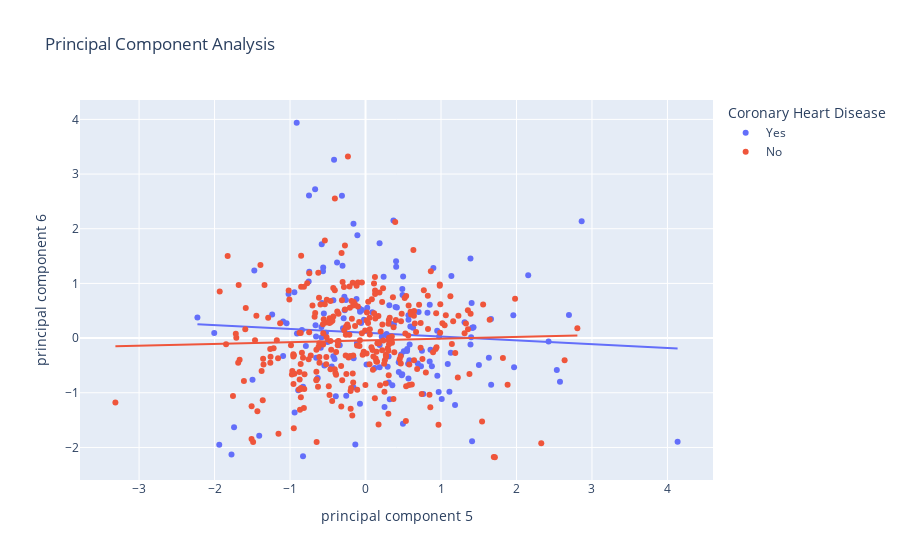

Source (notebook cell):
### Code cell
fig = px.scatter(principal_africa_Df, x='principal component 5', y='principal component 6',color=df_clean['chd'], title='Principal Component Analysis', trendline="ols", labels={'color':'Coronary Heart Disease'})
fig.show()

### Figure 1 — Plotly figure (JSON) as saved in the notebook; plotly's stock layout.template omitted (floating-point values rounded to 4 significant figures; data arrays with more than 128 entries replaced by an {"elided": "..."} marker saying what was removed)
{"data": [{"hovertemplate": "Coronary Heart Disease=Yes<br>principal component 5=%{x}<br>principal component 6=%{y}<extra></extra>", "legendgroup": "Yes", "marker": {"color": "#636efa", "symbol": "circle"}, "mode": "markers", "name": "Yes", "orientation": "v", "showlegend": true, "type": "scatter", "x": {"elided": "160 float values"}, "xaxis": "x", "y": {"elided": "160 float values"}, "yaxis": "y"}, {"hovertemplate": "<b>OLS trendline</b><br>principal component 6 = -0.069877 * principal component 5 + 0.098263<br>R<sup>2</sup>=0.004721<br><br>Coronary Heart Disease=Yes<br>principal component 5=%{x}<br>principal component 6=%{y} <b>(trend)</b><extra></extra>", "legendgroup": "Yes", "marker": {"color": "#636efa", "symbol": "circle"}, "mode": "lines", "name": "Yes", "showlegend": false, "type": "scatter", "x": {"elided": "160 float values"}, "xaxis": "x", "y": {"elided": "160 float values"}, "yaxis": "y"}, {"hovertemplate": "Coronary Heart Disease=No<br>principal component 5=%{x}<br>principal component 6=%{y}<extra></extra>", "legendgroup": "No", "marker": {"color": "#EF553B", "symbol": "circle"}, "mode": "markers", "name": "No", "orientation": "v", "showlegend": true, "type": "scatter", "x": {"elided": "302 float values"}, "xaxis": "x", "y": {"elided": "302 float values"}, "yaxis": "y"}, {"hovertemplate": "<b>OLS trendline</b><br>principal component 6 = 0.0319374 * principal component 5 + -0.0410181<br>R<sup>2</sup>=0.001195<br><br>Coronary Heart Disease=No<br>principal component 5=%{x}<br>principal component 6=%{y} <b>(trend)</b><extra></extra>", "legendgroup": "No", "marker": {"color": "#EF553B", "symbol": "circle"}, "mode": "lines", "name": "No", "showlegend": false, "type": "scatter", "x": {"elided": "302 float values"}, "xaxis": "x", "y": {"elided": "302 float values"}, "yaxis": "y"}], "layout": {"legend": {"title": {"text": "Coronary Heart Disease"}, "tracegroupgap": 0}, "title": {"text": "Principal Component Analysis"}, "xaxis": {"anchor": "y", "domain": [0, 1], "title": {"text": "principal component 5"}}, "yaxis": {"anchor": "x", "domain": [0, 1], "title": {"text": "principal component 6"}}}}
